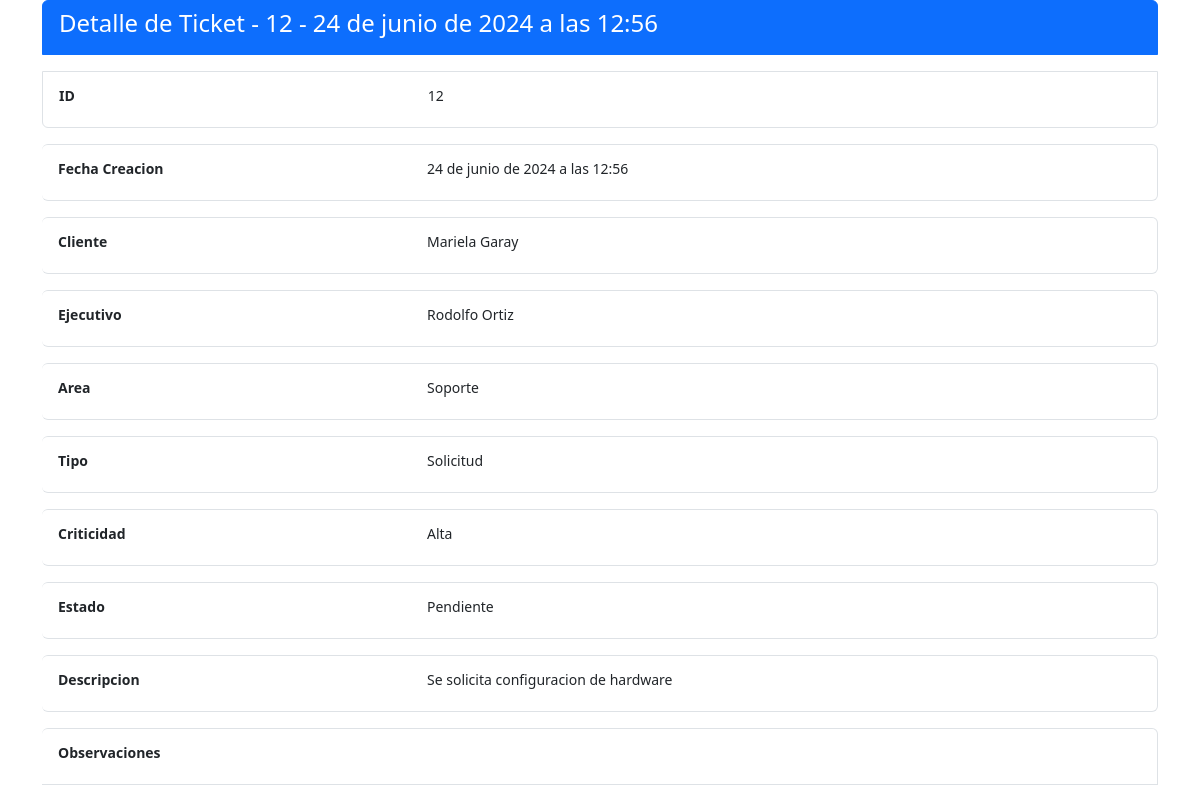
Page /home/12/detalle_ticket (signed in) on the committed database.
### core/models.py (models this page shows, shortened)
class Ticket(models.Model):
    fecha_creacion = models.DateTimeField(auto_now_add=True)
    cliente = models.ForeignKey("Profile", on_delete=models.CASCADE, related_name='tickets_creados')
    ejecutivo = models.ForeignKey("Profile", on_delete=models.CASCADE, related_name='tickets_asignados')
    area = models.ForeignKey("Area", on_delete=models.CASCADE, verbose_name="Area", default = 'Ejecutivo Telefonico')
    tipo = models.ForeignKey("Tipo", on_delete=models.CASCADE, verbose_name="Tipo",default='Solicitud')
    criticidad = models.ForeignKey("Criticidad", on_delete=models.CASCADE, verbose_name="Criticidad",default='Media')
    estado = models.ForeignKey("Estado", on_delete=models.CASCADE, verbose_name="Estado", default=1)
    descripcion = models.TextField()
    observaciones = models.TextField(blank=True)
    user = models.ForeignKey(User,on_delete=models.CASCADE, verbose_name='Usuario', null=True)

class Profile(models.Model):
    user = models.OneToOneField(User, on_delete=models.CASCADE)
    nombre = models.CharField(max_length=255, blank=True)
    apellido = models.CharField(max_length=255, null=True, blank=True)
    email = models.EmailField(unique=True, blank=True)
    group = models.ForeignKey(Group, on_delete=models.CASCADE, verbose_name='Rol', default=2)
    is_active = models.BooleanField(default=True)
    location = models.CharField(max_length=30, blank=True)

class Area(models.Model):
    nombre_area = models.CharField(max_length=255, blank=False)
    def __str__(self):
        return self.nombre_area

class Tipo(models.Model):
    tipo_ticket = models.CharField(max_length=50, blank=False)
    def __str__(self):
        return self.tipo_ticket

class Criticidad(models.Model):
    nombre_criticidad = models.CharField(max_length=255, blank=False)
    def __str__(self):
        return self.nombre_criticidad

class Estado(models.Model):
    estado_ticket = models.CharField(max_length=55, blank=False)
    def __str__(self):
        return self.estado_ticket

### core/views.py (the view)
# urls.py: path('<int:id>/detalle_ticket', vista_detalle_ticket, name='detalle_ticket'),
@login_required
def vista_detalle_ticket(request, id):
    ticket = get_object_or_404(Ticket, id=id)
    return render(request, 'core/tickets/detalle_ticket.html', {'ticket': ticket})

### core/templates/core/tickets/detalle_ticket.html (shortened to what this page needs)
<!DOCTYPE html>
<html lang="es">
<head>
    <link href="https://cdn.jsdelivr.net/npm/bootstrap@5.3.3/dist/css/bootstrap.min.css" rel="stylesheet">
</head>
<body>
<div class="container-sm">
    <ul class="list-group list-group ">
        <li class="list-group-item list-group-flush active alert"><h4>Detalle de Ticket - {{ ticket.id }} - {{ ticket.fecha_creacion }}</h4></li>
        <list-group class="list-group-horizontal-sm">
            <li class="list-group-item alert">
                <div class="mb-2 row">
                    <label
                        for="ID"
                        class="col-4 col-form-label-sm"><strong>ID</strong></label>
                    <label
                    for="ID"
                    class="col-8 col-form-label-sm">{{ ticket.id }}</label>
                </div>
            </li>
            <li class="list-group-item alert">
                <div class="mb-2 row">
                    <label
                        for="fecha_creacion"
                        class="col-4 col-form-label-sm"><strong>Fecha Creacion</strong></label>
                    <label
                    for="ID"
                    class="col-8 col-form-label-sm">{{ ticket.fecha_creacion }}</label>
                </div>
            </li>
            <li class="list-group-item alert">
                <div class="mb-2 row">
                    <label
                    for="rol"
                    class="col-4 col-form-label-sm"
                    ><strong>Cliente</strong></label>
                <label
                for="cliente"
                class="col-8 col-form-label-sm">{{ ticket.cliente.nombre }} {{ ticket.cliente.apellido }}</label>
                </div>
            </li>
            <li class="list-group-item alert">
                <div class="mb-2 row">
                    <label
                    for="rol"
                    class="col-4 col-form-label-sm"
                    ><strong>Ejecutivo</strong></label>
                <label
                for="ejecutivo"
                class="col-8 col-form-label-sm">{{ ticket.ejecutivo.nombre }} {{ ticket.ejecutivo.apellido }}</label>
                </div>
            </li>
            <li class="list-group-item alert">
                <div class="mb-2 row">
                    <label
                    for="rol"
                    class="col-4 col-form-label-sm"
                    ><strong>Area</strong></label>
                <label
                    for="area"
                    class="col-8 col-form-label-sm">{{ ticket.area }}</label>
                </div>
            </li>
            <li class="list-group-item alert">
                <div class="mb-2 row">
                    <label
                    for="rol"
                    class="col-4 col-form-label-sm"
                    ><strong>Tipo</strong></label>
                <label
                    for="tipo"
                    class="col-8 col-form-label-sm">{{ ticket.tipo }}</label>
                </div>
            </li>
            <li class="list-group-item alert">
                <div class="mb-2 row">
                    <label
                    for="rol"
                    class="col-4 col-form-label-sm"
                    ><strong>Criticidad</strong></label>
                <label
                    for="criticidad"
                    class="col-8 col-form-label-sm">{{ ticket.criticidad }}</label>
                </div>
            </li>
            <li class="list-group-item alert">
                <div class="mb-2 row">
                    <label
                    for="rol"
                    class="col-4 col-form-label-sm"
                    ><strong>Estado</strong></label>
                <label
                    for="estado"
                    class="col-8 col-form-label-sm">{{ ticket.estado }}</label>
                </div>
            </li>
            <li class="list-group-item alert">
                <div class="mb-2 row">
                    <label
                    for="rol"
                    class="col-4 col-form-label-sm"
                    ><strong>Descripcion</strong></label>
                <label
                    for="descripcion"
                    class="col-8 col-form-label-sm">{{ ticket.descripcion }}</label>
                </div>
            </li>
            <li class="list-group-item alert">
                <div class="mb-2 row">
                    <label
                    for="rol"
                    class="col-4 col-form-label-sm"
                    ><strong>Observaciones</strong></label>
                <label
                    for="observaciones"
                    class="col-8 col-form-label-sm">{{ ticket.observaciones }}</label>
                </div>
            </li>
        </list-group>
    </ul>
</div>
</body>
</html>

### rows in the picture
Ticket: id "12", fecha_creacion "24 de junio de 2024 a las 12:56", cliente.nombre "Mariela", cliente.apellido "Garay", ejecutivo.nombre "Rodolfo", ejecutivo.apellido "Ortiz", area "Soporte", tipo "Solicitud", criticidad "Alta", estado "Pendiente", descripcion "Se solicita configuracion de hardware"
